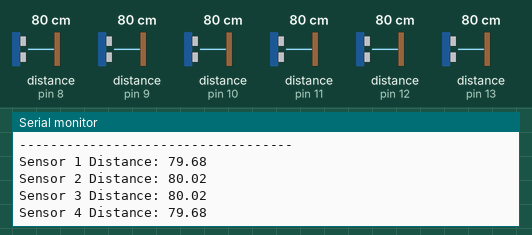
Recording of a sketch running on a simulated Arduino Leonardo, built with avr-gcc and run on an emulated ATmega32U4. On the bench: the last lines printed to the serial monitor. Wiring (inferred from the names in the program): 6 × ultrasonic range finder: trigger pin 2, echo pin 8 / trigger pin 3, echo pin 9 / trigger pin 4, echo pin 10 / trigger pin 5, echo pin 11 / trigger pin 6, echo pin 12 / trigger pin 7, echo pin 13. Inputs (shaded band) come from the test bench; at power-on: distance to the obstacle (sensors on pin 8, pin 9, pin 10, pin 11, pin 12, pin 13) 80 cm. The echo pulse lasts 58.3 µs per cm.

Above: at 1.3 s.
1.4 s: distance to the obstacle (sensor on pin 8) set to 2 cm
At 1.57 s:
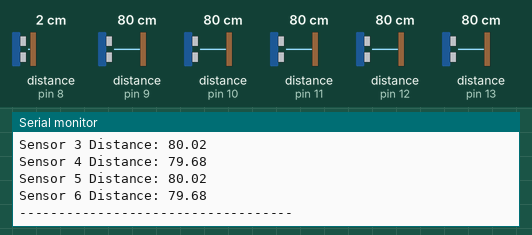
2.9 s: distance to the obstacle (sensor on pin 9) set to 2 cm
At 3.17 s:
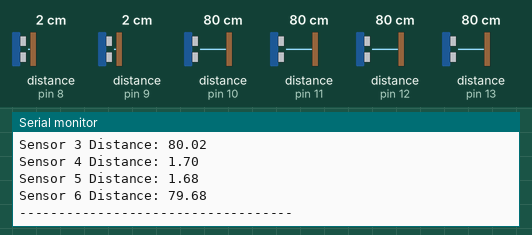
4.4 s: distance to the obstacle (sensor on pin 9) set to 18 cm
At 5.0 s:
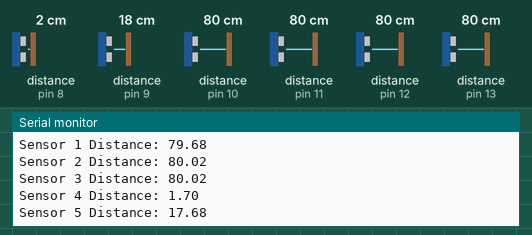
7.5 s: distance to the obstacle (sensor on pin 10) set to 2 cm
At 7.52 s:
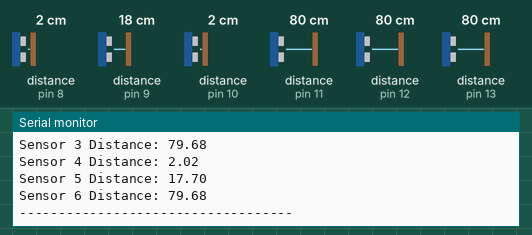
9.0 s: distance to the obstacle (sensor on pin 11) set to 2 cm
At 9.1 s:
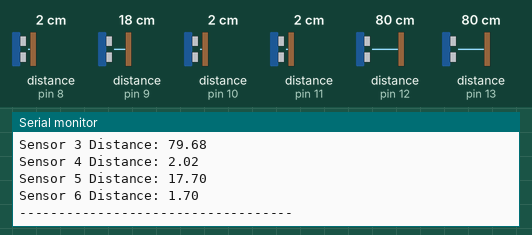
10.5 s: distance to the obstacle (sensor on pin 11) set to 60 cm
At 10.91 s:
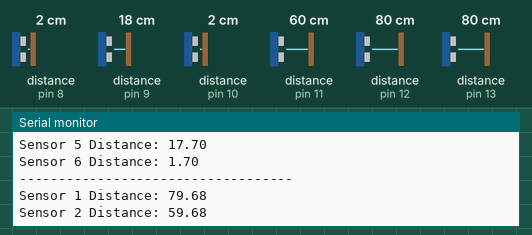
Timing chart, 0 to 13.5 s (numbered marks = the images above; inputs shaded):
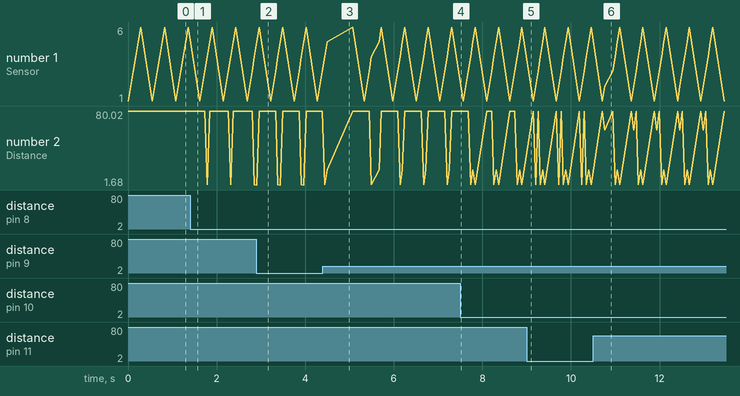

The sketch:

Ableton_arduino_arrangment.ino
```cpp
#include "MIDIUSB.h"

const int trigPins[6] = {7, 5, 6, 2, 3, 4};
const int echoPins[6] = {13, 11, 12, 8, 9, 10};

const byte midiNotes[6][3] = {
  {60, 61, 62}, // Sensor 1
  {63, 64, 65}, // Sensor 2
  {66, 67, 68}, // Sensor 3
  {69, 70, 71}, // Sensor 4
  {72, 73, 74}, // Sensor 5
  {75, 76, 77}  // Sensor 6
};

unsigned long lastTriggerTime[6] = {0, 0, 0, 0, 0, 0};
int currentLayer[6] = {-1, -1, -1, -1, -1, -1};

const unsigned long triggerCooldown = 3000;   // 3 seconds to prevent rapid retriggering
const unsigned long layerTimeout = 15000;     // 15 seconds of inactivity to auto-mute

bool hasStarted = false;

void setup() {
  Serial.begin(115200);
  for (int i = 0; i < 6; i++) {
    pinMode(trigPins[i], OUTPUT);
    pinMode(echoPins[i], INPUT);
  }
}

void sendClipLaunch(byte noteNumber) {
  midiEventPacket_t noteOn = {0x09, 0x90, noteNumber, 127};
  midiEventPacket_t noteOff = {0x08, 0x80, noteNumber, 0};
  MidiUSB.sendMIDI(noteOn);
  MidiUSB.flush();
  delay(100);
  MidiUSB.sendMIDI(noteOff);
  MidiUSB.flush();
}

float readDistance(int sensorIndex) {
  digitalWrite(trigPins[sensorIndex], LOW);
  delayMicroseconds(2);
  digitalWrite(trigPins[sensorIndex], HIGH);
  delayMicroseconds(10);
  digitalWrite(trigPins[sensorIndex], LOW);

  long duration = pulseIn(echoPins[sensorIndex], HIGH, 30000);
  return duration > 0 ? (duration * 0.0343) / 2.0 : -1;
}

int detectLayer(float distance) {
  if (distance > 2 && distance <= 25) return 0;
  if (distance > 25 && distance <= 50) return 1;
  if (distance > 50 && distance <= 70) return 2;
  return -1;
}

void loop() {
  for (int i = 0; i < 6; i++) {
    float distance = readDistance(i);
    Serial.print("Sensor ");
    Serial.print(i + 1);
    Serial.print(" Distance: ");
    Serial.println(distance);

    int detectedLayer = detectLayer(distance);

    if (!hasStarted && detectedLayer != -1) {
      sendClipLaunch(80); // Start song or initial playback
      hasStarted = true;
      delay(300);
    }

    if (hasStarted) {
      if (detectedLayer != -1 && detectedLayer != currentLayer[i] && millis() - lastTriggerTime[i] > triggerCooldown) {
        // New layer detected — trigger
        if (currentLayer[i] != -1) {
          sendClipLaunch(midiNotes[i][currentLayer[i]]); // Mute old
        }

        delay(20);
        sendClipLaunch(midiNotes[i][detectedLayer]); // Play new

        currentLayer[i] = detectedLayer;
        lastTriggerTime[i] = millis();
      }

      // Timeout reached — auto-mute current layer
      if (currentLayer[i] != -1 && millis() - lastTriggerTime[i] > layerTimeout) {
        Serial.print("Sensor ");
        Serial.print(i + 1);
        Serial.println(" timed out. Muting...");

        sendClipLaunch(midiNotes[i][currentLayer[i]]);
        currentLayer[i] = -1;  // Reset state
      }
    }

    delay(50);
  }

  Serial.println("-----------------------------------");
  delay(200);
}
```

Measured:
- after the input at 2.9 s, the serial monitor: prints a new line at once (image 2)
- after the input at 4.4 s, the serial monitor: prints a new line after 0.09 s (image 3)
- after the input at 10.5 s, the serial monitor: prints a new line after 0.27 s (image 6)
- plotted number 2: 79.68 → 1.7 after the input at 1.4 s, 79.68 → 1.7 after the input at 7.5 s, 1.7 → 59.68 after the input at 10.5 s
